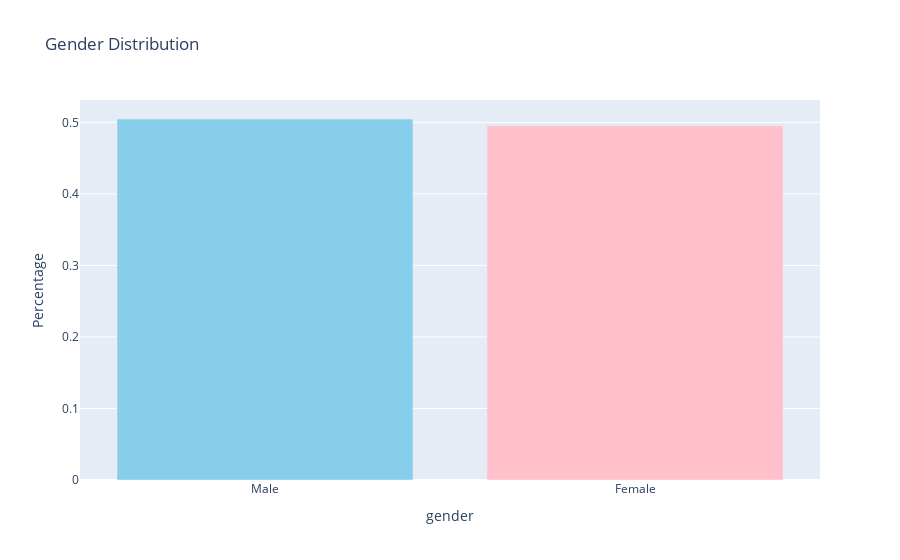

Here is the notebook cell this chart was saved with:
### Code cell
# Gender Distribution
gender_distribution = data['gender'].value_counts(normalize=True)
fig = px.bar(x=gender_distribution.index, y=gender_distribution.values, 
             title='Gender Distribution', labels={'x': 'gender', 'y': 'Percentage'})
fig.update_traces(marker_color=['skyblue', 'pink'])


fig.show()

### Figure 1 — Plotly figure (JSON) as saved in the notebook; plotly's stock layout.template omitted (floating-point values rounded to 4 significant figures)
{"data": [{"alignmentgroup": "True", "hovertemplate": "gender=%{x}<br>Percentage=%{y}<extra></extra>", "legendgroup": "", "marker": {"color": ["skyblue", "pink"], "pattern": {"shape": ""}}, "name": "", "offsetgroup": "", "orientation": "v", "showlegend": false, "textposition": "auto", "type": "bar", "x": ["Male", "Female"], "xaxis": "x", "y": [0.5048, 0.4952], "yaxis": "y"}], "layout": {"barmode": "relative", "legend": {"tracegroupgap": 0}, "title": {"text": "Gender Distribution"}, "xaxis": {"anchor": "y", "domain": [0, 1], "title": {"text": "gender"}}, "yaxis": {"anchor": "x", "domain": [0, 1], "title": {"text": "Percentage"}}}}
